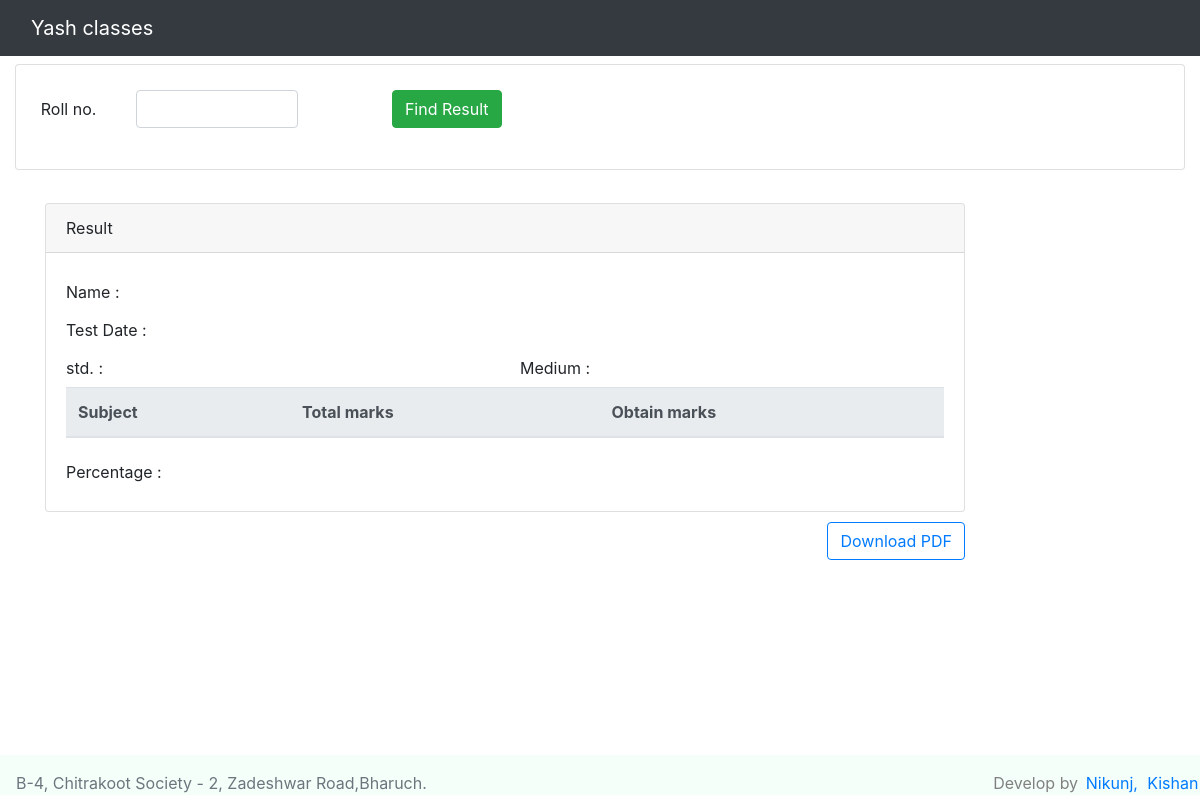
Before: /index.php?roll_no=181201 with the older database file.
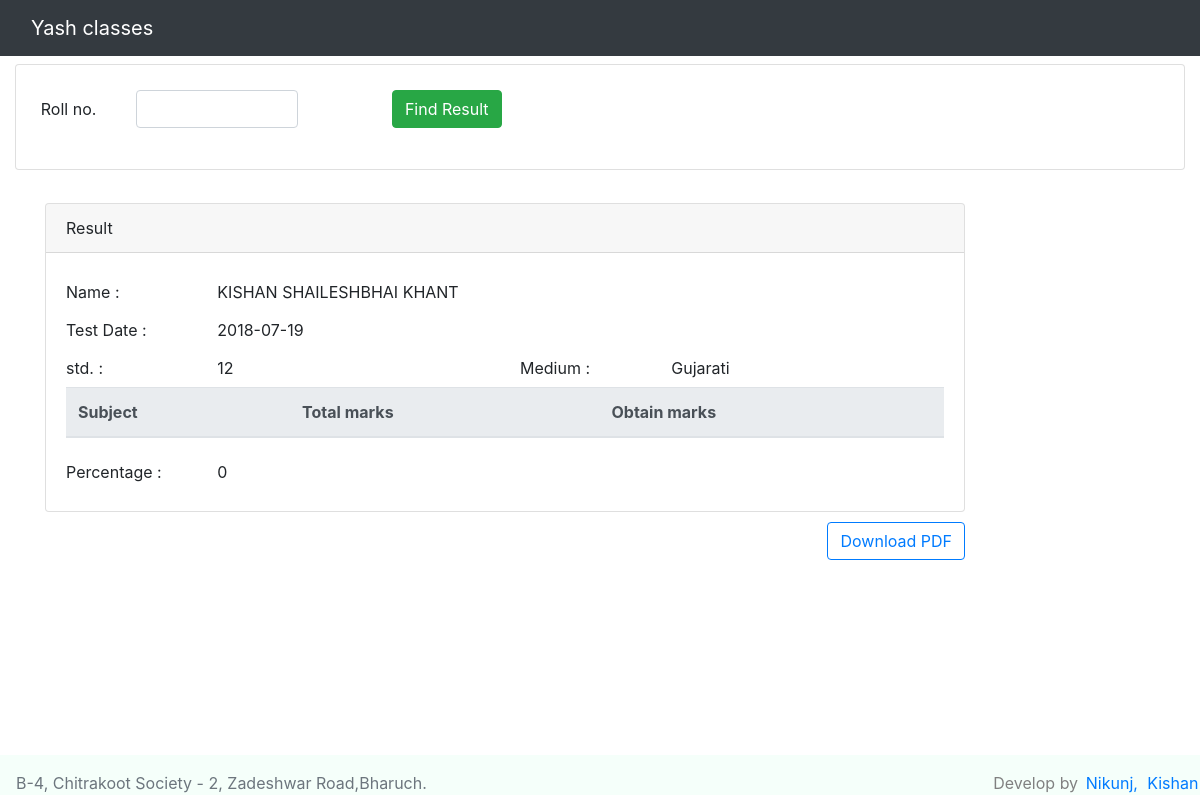
After: the same page with the newer database file.
### tables this page shows
CREATE TABLE `results` (
  `id` int(255) NOT NULL,
  `roll_no` int(255) NOT NULL,
  `test_date` date NOT NULL,
  `math_total` int(255) DEFAULT NULL,
  `math_obtain` varchar(255) DEFAULT NULL,
  `sci_total` int(255) DEFAULT NULL,
  `sci_obtain` int(255) DEFAULT NULL,
  `sst_total` int(255) DEFAULT NULL,
  `sst_obtain` int(255) DEFAULT NULL,
  `percentage` double NOT NULL
);

CREATE TABLE `students` (
  `id` int(255) NOT NULL,
  `roll_no` int(255) NOT NULL,
  `student_name` varchar(255) NOT NULL,
  `std` int(255) NOT NULL,
  `medium` varchar(255) NOT NULL,
  `birthdate` date NOT NULL,
  `father_name` varchar(255) NOT NULL,
  `father_no` varchar(15) NOT NULL,
  `mother_name` varchar(255) NOT NULL,
  `mother_no` varchar(15) NOT NULL,
  `address` varchar(255) NOT NULL
);

### index.php (the view, shortened to what this page needs)
<?php
    require_once('database/connection.php');
 ?>
<!DOCTYPE html>
<html lang="en" dir="ltr">
  <head>
  <link rel="stylesheet" href="https://maxcdn.bootstrapcdn.com/bootstrap/4.0.0/css/bootstrap.min.css">
  <link href="css/style.css" rel="stylesheet">
  </head>
  <body>
    <nav class="navbar navbar-dark navbar-expand-md bg-dark">
    <div class=" container-fluid">
      <a href="index.php" class="navbar-brand">Yash classes</a>
    </div>
</nav>
<div class="container-fluid">
    <div class="row">
        <div class="col-sm-12">
            <div class="card">
                <div class="card-body">
                    <form class="" action="index.php" method="get">
                        <div class="form-group row" style="padding: .3rem;">
                            <label for="roll_no" class="col-sm-1 col-form-label">Roll no.</label>
                            <div class="col-sm-2">
                                <input type="text" name="roll_no" class="form-control" value="" required>
                            </div>
                            <div class="col-sm-1">
                               <button type="submit" class="btn btn-success">Find Result</button>
                            </div>
                        </div>
                    </form>
                </div>
            </div>
        </div>
    </div>
</div>
<?php
    if (isset($_GET['roll_no'])) {
        $roll_no = $_GET['roll_no'];
        $select_query = "SELECT * FROM students INNER JOIN results ON students.roll_no = results.roll_no WHERE students.roll_no = $roll_no AND results.test_date = (SELECT MAX(test_date) FROM results WHERE roll_no = $roll_no)";
        $select_run = mysqli_query($conn, $select_query);
        $select_row = mysqli_fetch_array($select_run);
    echo "<div id='HTMLtoPDF'>
          <div class='container'>
            <div class='row'>
                <div class='col-md-10'>
                    <div class='card'>
                        <div class='card-header'>
                        Result
                    </div>
                    <div class='card-body'>
                    <div class='row'>
                    <form a ></form>
                        <label class='col-sm-2 col-form-label'>Name :</label>
                        <div class='col-sm-4'>" ;
                            echo $select_row['student_name'];
                  echo "</div>
                    </div>
                    <div class='row'>
                        <label class='col-sm-2 col-form-label'>Test Date :</label>
                        <div class='col-sm-4'>" ;
                            echo $select_row['test_date'];
                   echo "</div>
                    </div>
                    <div class='row'>
                        <label class='col-sm-2 col-form-label'>std. :</label>
                        <div class='col-sm-4'>";
                            echo $select_row['std'];
                    echo "</div>
                        <label class='col-sm-2 col-form-label'>Medium :</label>
                        <div class='col-sm-4'>";
                            echo $select_row['medium'];
                    echo "</div>
                    </div>
                    <table class='table'>
                        <thead class='thead-light'>
                            <tr>
                                <th>Subject</th>
                                <th>Total marks</th>
                                <th>Obtain marks</th>
                            </tr>
                        </thead>
                        <tbody>
                            <tr>";
                            echo "</tr>
                                    <tr>";
                            echo "</tr>
                                    <tr>";
                        echo "</tr>
                            </tr>
                        </tbody>
                    </table>";
                    echo "<div class='row'>
                    <label class='col-sm-2 col-form-label'>Percentage :</label>
                    <div class='col-sm-4'>";
                        echo $select_row['percentage'];
                    echo "</div>
                        </div>";
        echo "</div>
            </div>
            <div align='right'>
                <a href='#'' onclick='HTMLtoPDF()' class='btn btn-outline-primary'>Download PDF</a>
    </div>
        </div>
    </div>
</div>
</div>";
}
?>
   <footer class="page-footer font-small unique-color-dark pt-4">
    <div class="footer  py-3">
     <div class="row">
                 <div class="col-sm-9">
             <span class="text-muted" >B-4, Chitrakoot Society - 2, Zadeshwar Road,Bharuch. </span>
            </div>
       <div class="col-sm-3" align="right"> Develop by
                   <a href="https://plus.google.com/103929880037258813858" target="_blank">Nikunj,</a>
                  <a href="https://plus.google.com/100510913946087775138" target="_blank"> Kishan</a>
            </div>
       </div>
    </div>
  </footer>
</body>
</html>

Changed rows visible on the page:
added results: students.student_name "KISHAN SHAILESHBHAI KHANT", test_date "2018-07-19", students.std "12", students.medium "Gujarati", percentage "0"
